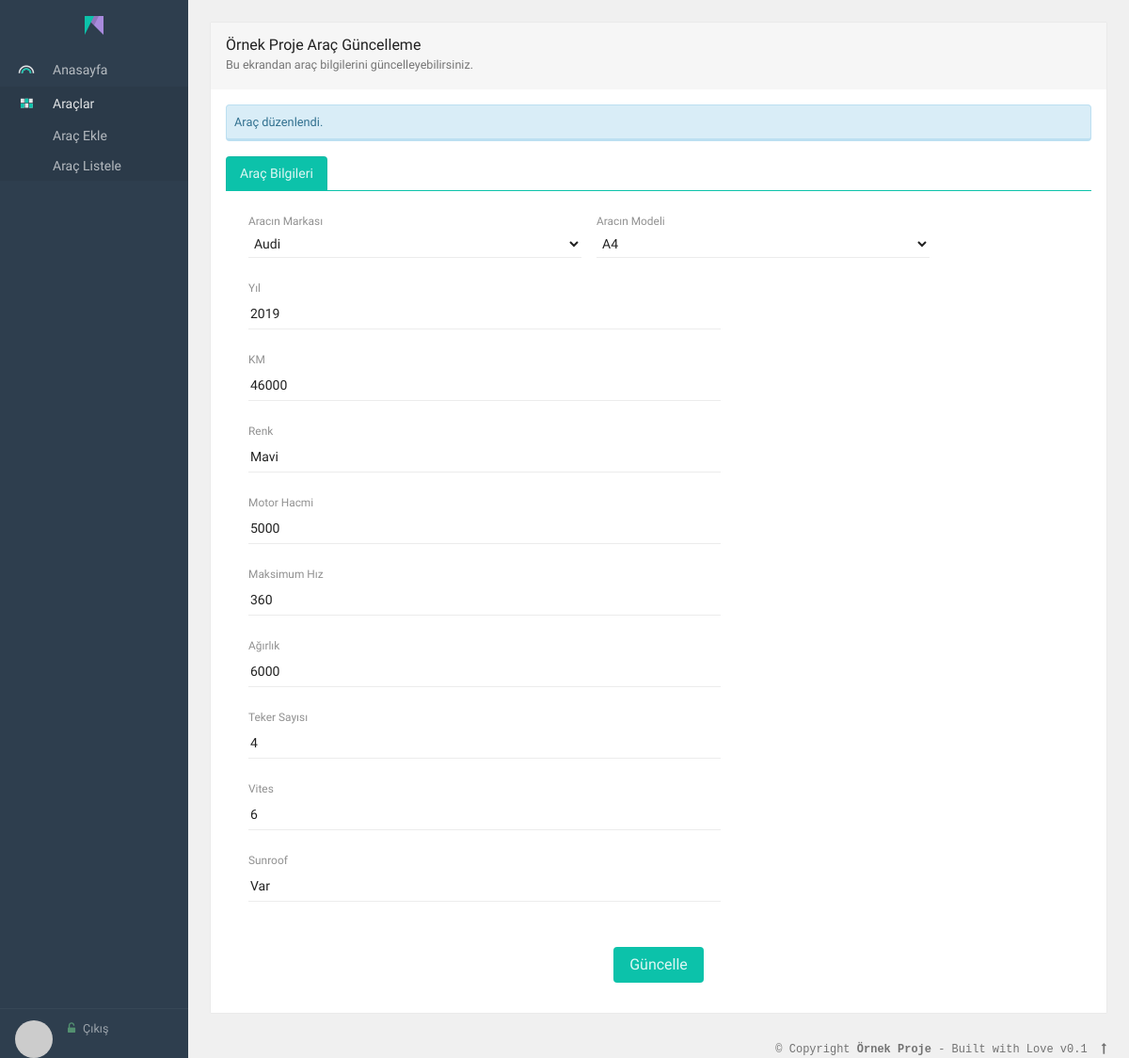
/arac-duzenle.php?id=13 (signed in), run on the app's committed database.
### tables this page shows
CREATE TABLE `araclar` (
  `id` int(20) UNSIGNED NOT NULL,
  `markaid` int(20) NOT NULL,
  `markaadi` varchar(150) NOT NULL,
  `modelid` int(20) NOT NULL,
  `modeladi` varchar(150) NOT NULL,
  `yil` varchar(150) DEFAULT NULL,
  `km` varchar(50) NOT NULL,
  `renk` varchar(150) NOT NULL,
  `motorhacmi` varchar(20) NOT NULL,
  `maxhiz` varchar(20) NOT NULL,
  `fotograf` varchar(250) NOT NULL,
  `agirlik` varchar(20) DEFAULT NULL,
  `tekersayisi` varchar(20) DEFAULT NULL,
  `vites` varchar(150) DEFAULT NULL,
  `sunroof` varchar(150) DEFAULT NULL
);

### arac-duzenle.php (the view, shortened to what this page needs)
<?php
require_once("inc/_header.php");
global $conn;
    $id = $_GET["id"];
    $query = $conn->prepare("SELECT * FROM araclar WHERE id = :id");
    $query->bindValue(":id", $id);
    $query->execute();
        $arac = $query->fetch();
    $query = $conn->prepare("SELECT * FROM markalar");
    $query->execute();
        $markalar__tmp = $query->fetchAll();
        $markalar = [];
        foreach ($markalar__tmp as $marka) {
            $markalar[$marka["id"]] = $marka["marka"];
        }
    $markaid = $arac["markaid"];
    $query = $conn->prepare("SELECT * FROM modeller WHERE markaid = :markaid");
    $query->bindValue(":markaid", $markaid);
    $query->execute();
        $modeller__tmp = $query->fetchAll();
        $modeller = [];
        foreach ($modeller__tmp as $model) {
            $modeller[$model["id"]] = $model["model"];
        }
    if($arac){
        $message = "Araç düzenlendi.";
    } else{
        $message = "Araç bulunamadı.";
    }
?>
<div class="app" id="app">
<?php include("inc/_menu.php"); ?>
<div class="app-content box-shadow-z0" id="content">
<div class="app-body" id="view">
<div class="padding">
<div class="box" style="max-width: 960px;">
	<div class="box-header dker">
		<h3><?php $app->name(); ?> Araç Güncelleme</h3>
		<small>Bu ekrandan araç bilgilerini güncelleyebilirsiniz.</small>
	</div>
	<div class="box-body">
        <div>
            <?php if ( $message ) : ?>
            <div class="alert alert-info text-sm">
                <?php echo $message; ?>
            </div>
            <?php endif; ?>
            <form action="arac-duzenle.php" method="POST" autocomplete="off">
                <div class="b-b b-primary nav-active-primary">
                    <ul class="nav nav-tabs">
                        <li class="nav-item"><a class="nav-link active">Araç Bilgileri</a></li>
                    </ul>
                </div>
                <div class="tab-content p-a-md">
                    <div class="tab-pane animated fadeIn text-muted active">
                        <div class="row row-sm">
                            <div class="col-sm-5">
                                <div class="md-form-group">
                                    <select name="markaid" class="form-control form-control-sm md-input">
                                    <?php foreach ($markalar as $id => $marka) : ?>
                                        <option <?php echo $arac["markaid"] == $id ? "selected" : ""; ?> value="<?php echo $id?>"><?php echo $marka; ?></option>
                                    <?php endforeach; ?>
                                    </select>
                                    <label>Aracın Markası</label>
                                </div>
                            </div>
                            <div class="col-sm-5">
                                <div class="md-form-group">
                                    <select name="modelid" class="form-control form-control-sm md-input">
                                    <?php foreach ($modeller as $id => $model) : ?>
                                        <option <?php echo $arac["modelid"] == $id ? "selected" : ""; ?> value="<?php echo $id ?>"><?php echo $model; ?></option>
                                    <?php endforeach; ?>
                                    </select>
                                    <label>Aracın Modeli</label>
                                </div>
                            </div>
                            <div class="col-sm-7">
                                <div class="md-form-group">
                                    <input class="md-input" name="yil" value="<?php echo $arac["yil"]; ?>">
                                    <label>Yıl</label>
                                </div>
                            </div>
                            <div class="col-sm-7">
                                <div class="md-form-group">
                                    <input class="md-input" name="km" value="<?php echo $arac["km"]; ?>">
                                    <label>KM</label>
                                </div>
                            </div>
                            <div class="col-sm-7">
                                <div class="md-form-group">
                                    <input class="md-input" name="renk" value="<?php echo $arac["renk"]; ?>">
                                    <label>Renk</label>
                                </div>
                            </div>
                            <div class="col-sm-7">
                                <div class="md-form-group">
                                    <input class="md-input" name="motorhacmi" value="<?php echo $arac["motorhacmi"]; ?>">
                                    <label>Motor Hacmi</label>
                                </div>
                            </div>
                            <div class="col-sm-7">
                                <div class="md-form-group">
                                    <input class="md-input" name="maxhiz" value="<?php echo $arac["maxhiz"]; ?>">
                                    <label>Maksimum Hız</label>
                                </div>
                            </div>
                            <div class="col-sm-7">
                                <div class="md-form-group">
                                    <input class="md-input" name="agirlik" value="<?php echo $arac["agirlik"]; ?>">
                                    <label>Ağırlık</label>
                                </div>
                            </div>
                            <div class="col-sm-7">
                                <div class="md-form-group">
                                    <input class="md-input" name="tekersayisi" value="<?php echo $arac["tekersayisi"]; ?>">
                                    <label>Teker Sayısı</label>
                                </div>
                            </div>
                            <div class="col-sm-7">
                                <div class="md-form-group">
                                    <input class="md-input" name="vites" value="<?php echo $arac["vites"]; ?>">
                                    <label>Vites</label>
                                </div>
                            </div>
                            <div class="col-sm-7">
                                <div class="md-form-group">
                                    <input class="md-input" name="sunroof" value="<?php echo $arac["sunroof"]; ?>">
                                    <label>Sunroof</label>
                                </div>
                            </div>
                        </div>
                    </div>
                </div>
                <div class="form-group row buttons text-center">
                    <button type="submit" class="btn primary">Güncelle</button>
                </div>
            </form>
        </div>
	</div>
</div>
</div>
</div>
<div class="app-footer">
    <div class="p-a text-xs monospace">
        <div class="pull-right text-muted">© Copyright <strong><?php $app->name(); ?></strong> <span class="hidden-xs-down">- Built with Love <?php $app->version(); ?></span> <a ui-scroll-to="content"><i class="fa fa-long-arrow-up p-x-sm"></i></a></div>
    </div>
</div>
</div>
</div>
<?php require_once("inc/_footer.php"); ?>

### data on the page
araclar: markaid "Audi", modelid "A4", yil "2019", km "46000", renk "Mavi", motorhacmi "5000", maxhiz "360", agirlik "6000", tekersayisi "4", vites "6", sunroof "Var"

### other printed values
$this->getName() "Örnek Proje Örnek Proje"
$message "Araç düzenlendi."
$this->getVersion() "v0.1"
